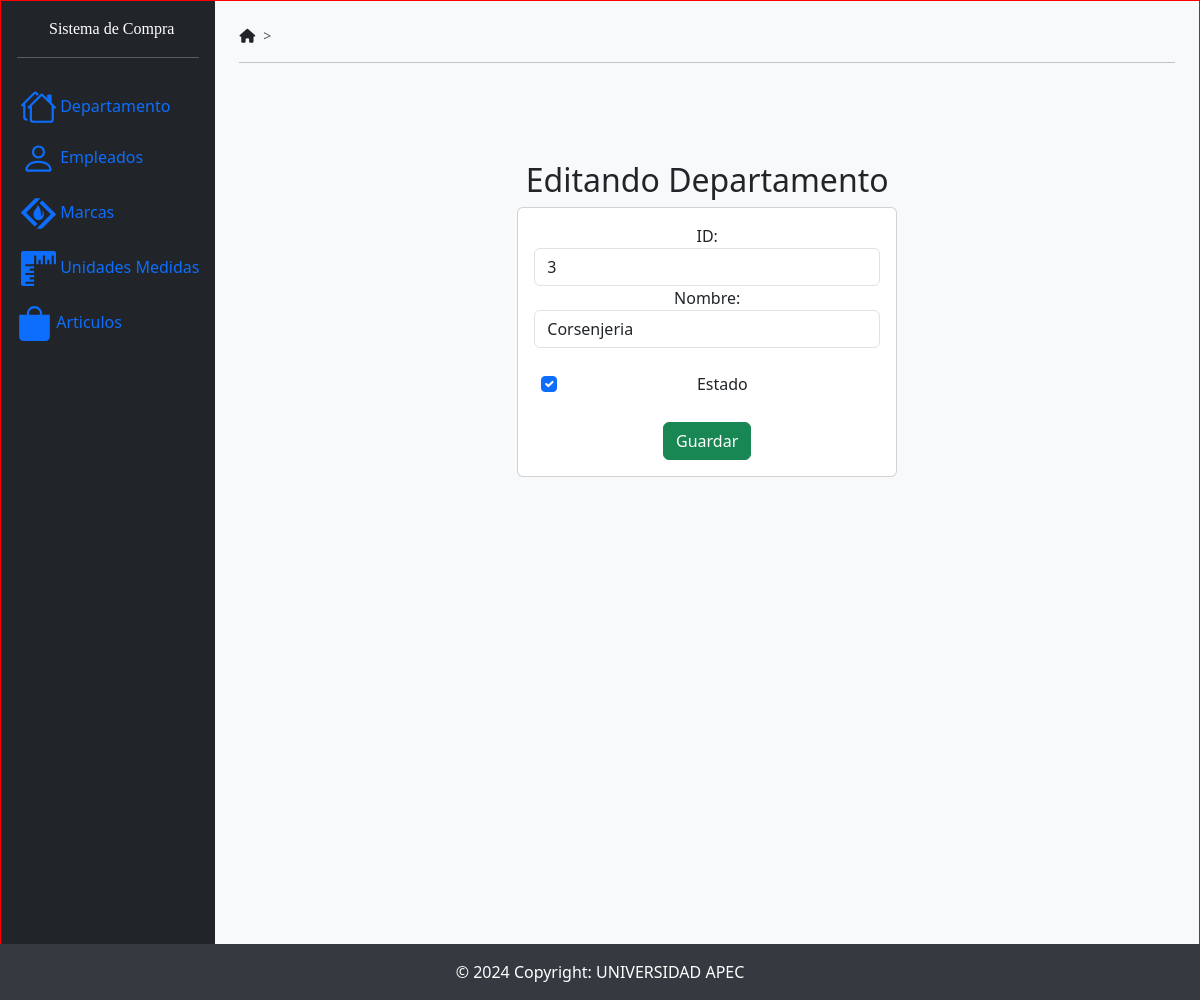
Screenshot of /edicionDepartamento/3 with the database file from the repository.
### SistemaCompraApp/models.py (models this page shows)
class Departamentos(models.Model):
    iddepartamento = models.AutoField(db_column='IdDepartamento', primary_key=True, blank=False, null=False)  # Field name made lowercase.
    nombre = models.TextField(db_column='Nombre')  # Field name made lowercase.
    estado = models.BooleanField(db_column='Estado', blank=True, null=True)  # Field name made lowercase.
    class Meta:
        managed = False
        db_table = 'Departamentos'

### SistemaCompraApp/views.py (the view)
# urls.py: path('edicionDepartamento/<iddepartamento>', views.edicionDepartamento, name='edicionDepartamento'),
def edicionDepartamento(request, iddepartamento):
    departamento = Departamentos.objects.get(iddepartamento=iddepartamento)
    return render(request, 'edicionDepartamento.html', {'departamento': departamento})

### SistemaCompraApp/templates/edicionDepartamento.html (shortened to what this page needs)
{% extends "./base.html" %}
{% block body %}
        <div class="col-md-5">
            <h2>Editando Departamento</h2>
            <div class="card">
              <div class="card-body">
                  <form action="/editarDepartamento/" method="POST" enctype="multipart/form-data">{% csrf_token %}
                      <div class="form-group">
                          <label for="">ID:</label>
                          <input type="text"
                                 name="txtIdDepartamento"
                                 value="{{departamento.iddepartamento}}"
                                 class="form-control"
                                 placeholder="ID"
                                 readonly>
                      </div>
                      <div class="form-group">
                          <label for="txtNombreDepartamento">Nombre:</label>
                          <input type="text"
                                 name="txtNombreDepartamento"
                                 value="{{departamento.nombre}}"
                                 class="form-control"
                                 placeholder="Nombre"
                                 minlength="1"
                                 maxlength="500"
                                 required>
                      </div>
                      <br>
                      <div class="form-group" style="margin-left: 0.4rem">
                          <div class="form-check">
                              <input class="form-check-input"
                                      type="checkbox"
                                      name="txtEstadoDepartamento"
                                      id="txtEstadoDepartamento"
                                      {% if departamento.estado == "1" %}checked{% endif %}>
                              <label class="form-check-label" for="gridCheck">Estado</label>
                          </div>
                      </div>
                      <br>
                      <div class="form-group">
                          <button type="submit" class="btn btn-success btn-block text-white">Guardar</button>
                      </div>
                  </form>
              </div>
          </div>
    </div>
{% endblock body %}

### SistemaCompraApp/static/css/baseDesign.css (style rules this page uses)
body { height: 1000px; border: 1px solid red; position: relative; }

### rows the page displays
Departamentos: txtIdDepartamento "3", txtNombreDepartamento "Corsenjeria", Estado "☑"
